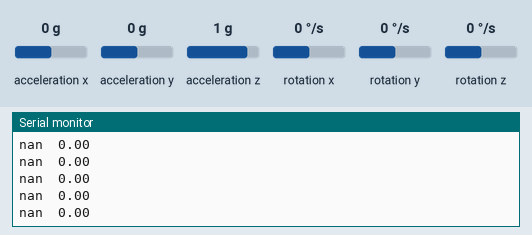
Bench run of a sketch on a simulated Arduino Uno, built with avr-gcc and run on an emulated ATmega328P. On the bench: the last lines printed to the serial monitor. Inputs (shaded band) come from the test bench; at power-on: acceleration x 0 g, acceleration z 1 g, rotation y 0 °/s, acceleration y 0 g, rotation x 0 °/s, rotation z 0 °/s.

Above: at 1.2 s.
1.3 s: acceleration x set to -1.4 g
At 1.34 s:
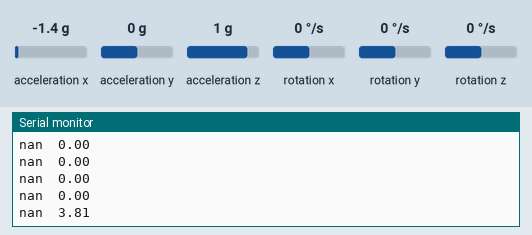
4.3 s: acceleration z set to -1.4 g
At 4.3 s:
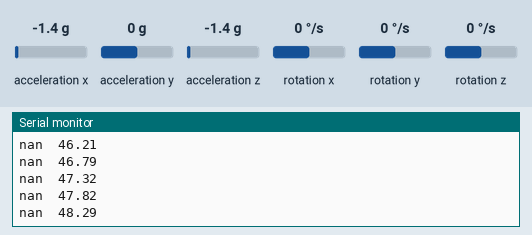
5.8 s: rotation y set to -192 °/s
At 5.84 s:
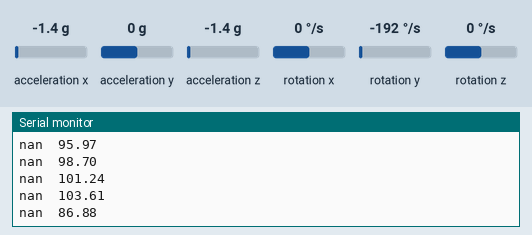
7.3 s: acceleration y set to -1.4 g
At 7.37 s:
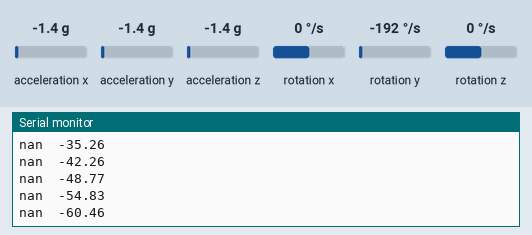
Timing chart, 0 to 9.8 s (numbered marks = the images above; inputs shaded):
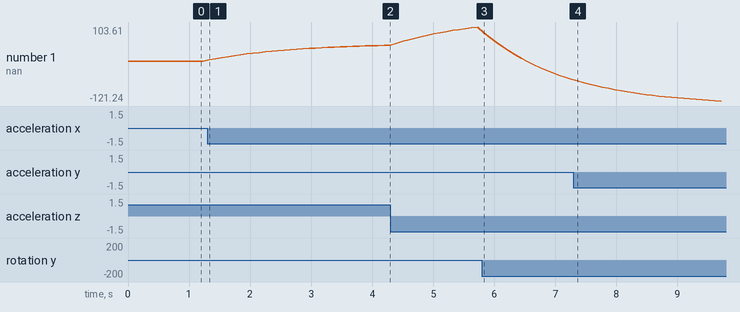

The sketch:

Gyro_Test.ino
```cpp
#include <Wire.h>
#include <LSM6.h>
#include <PID_v1.h>
#include <stdlib.h>

LSM6 imu;

// Puffer für die Ausgabe an die serielle Verbindung
char report[160];
char doubleBuffer[16];

// letzter Zeitpunkt der Messung
unsigned long time;

// Winkel über einen Komplementär-Filter berechnet
double compXangle;
double compYangle;


void setup() {
 Serial.begin(9600);
  Wire.begin();

  if (!imu.init())
  {
    Serial.println("Failed to detect and initialize IMU!");
    while (1);
  }
  imu.enableDefault();

  // Start-Winkel ermitteln
  imu.read();
  int accX = imu.a.x;
  int accY = imu.a.y;
  int accZ = imu.a.z;

  // Aus den Lagesensordaten die Winkel ausrechnen
  // Siehe http://www.nxp.com/docs/en/application-note/AN3461.pdf ab Seite 10
  double roll  = atan(accY / sqrt(accX * accX + accZ * accZ)) * RAD_TO_DEG;
  double pitch = atan2(-accX, accZ) * RAD_TO_DEG;

  // Startwerte des Komplementärfilters initialisieren
  compXangle = roll;
  compYangle = pitch;

}

void loop() {
  // vergangene Zeit holen und in Sekunden umrechnen
  double elapsedTime = (double)(micros() - time) / 1000000; // Calculate delta time
  time = micros();

  // neue sensordaten holen
  imu.read();
  double accX = imu.a.x;
  double accY = imu.a.y;
  double accZ = imu.a.z;
  // Aus den Lagesensordaten die Winkel ausrechnen
  double roll  = atan(accY / sqrt(accX * accX + accZ * accZ)) * RAD_TO_DEG;
  double pitch = atan2(-accX, accZ) * RAD_TO_DEG;


  // Ausgemessen nach Datasheet LSM6DS33 Kapitel 4.6.1
  // https://www.pololu.com/file/0J1087/LSM6DS33.pdf
  const double GYRO_SENSITIVITY = 110.0;
  // Rohe Sensorwerte in Grad/Sekunde umrechnen
  double gyroXrate = imu.g.x / GYRO_SENSITIVITY;
  double gyroYrate = imu.g.y / GYRO_SENSITIVITY;

  // Winkel über einen Komplementärfilter ausrechnen
  compXangle = 0.93 * (compXangle + gyroXrate * elapsedTime) + 0.07 * roll;
  compYangle = 0.93 * (compYangle + gyroYrate * elapsedTime) + 0.07 * pitch;

  Serial.print(compXangle);
  Serial.print("\t");
  Serial.println(compYangle);

  delay(100);

}
```

Measured:
- after the input at 1.3 s, the serial monitor: prints a new line at once (image 1)
- after the input at 5.8 s, the serial monitor: prints a new line at once (image 3)
- plotted number 1: 0 → 48.29 after the input at 1.3 s, 48.29 → 103.61 after the input at 4.3 s, 103.61 → -54.83 after the input at 5.8 s, -54.83 → -121.24 after the input at 7.3 s
